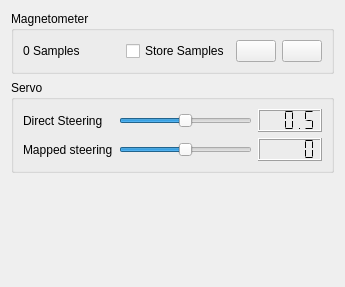
       <widget class="QWidget" name="tab_4">
        <attribute name="icon">
         <iconset resource="resources.qrc">
          <normaloff>:/models/Icons/Magnet-96.png</normaloff>:/models/Icons/Magnet-96.png</iconset>
        </attribute>
        <attribute name="title">
         <string/>
        </attribute>
        <attribute name="toolTip">
         <string>Calibration</string>
        </attribute>
        <layout class="QVBoxLayout" name="verticalLayout_9">
         <item>
          <widget class="QGroupBox" name="groupBox_2">
           <property name="title">
            <string>Magnetometer</string>
           </property>
           <layout class="QVBoxLayout" name="verticalLayout_6">
            <item>
             <layout class="QHBoxLayout" name="horizontalLayout_4">
              <item>
               <widget class="QLabel" name="magSampleLabel">
                <property name="text">
                 <string>0 Samples</string>
                </property>
               </widget>
              </item>
              <item>
               <spacer name="horizontalSpacer">
                <property name="orientation">
                 <enum>Qt::Horizontal</enum>
                </property>
                <property name="sizeHint" stdset="0">
                 <size>
                  <width>40</width>
                  <height>20</height>
                 </size>
                </property>
               </spacer>
              </item>
              <item>
               <widget class="QCheckBox" name="magSampleStoreBox">
                <property name="text">
                 <string>Store Samples</string>
                </property>
               </widget>
              </item>
              <item>
               <widget class="QPushButton" name="magSampleClearButton">
                <property name="toolTip">
                 <string>Clear</string>
                </property>
                <property name="text">
                 <string/>
                </property>
                <property name="icon">
                 <iconset resource="resources.qrc">
                  <normaloff>:/models/Icons/Delete2-96.png</normaloff>:/models/Icons/Delete2-96.png</iconset>
                </property>
               </widget>
              </item>
              <item>
               <widget class="QPushButton" name="magSampleSaveButton">
                <property name="toolTip">
                 <string>Save samples to file</string>
                </property>
                <property name="text">
                 <string/>
                </property>
                <property name="icon">
                 <iconset resource="resources.qrc">
                  <normaloff>:/models/Icons/Save as-96.png</normaloff>:/models/Icons/Save as-96.png</iconset>
                </property>
               </widget>
              </item>
             </layout>
            </item>
           </layout>
          </widget>
         </item>
         <item>
          <widget class="QGroupBox" name="groupBox_3">
           <property name="title">
            <string>Servo</string>
           </property>
           <layout class="QVBoxLayout" name="verticalLayout_7">
            <item>
             <layout class="QGridLayout" name="gridLayout">
              <item row="0" column="0">
               <widget class="QLabel" name="label_2">
                <property name="text">
                 <string>Direct Steering</string>
                </property>
               </widget>
              </item>
              <item row="0" column="1">
               <widget class="QSlider" name="servoDirectSlider">
                <property name="minimum">
                 <number>0</number>
                </property>
                <property name="maximum">
                 <number>1000</number>
                </property>
                <property name="singleStep">
                 <number>10</number>
                </property>
                <property name="value">
                 <number>500</number>
                </property>
                <property name="orientation">
                 <enum>Qt::Horizontal</enum>
                </property>
               </widget>
              </item>
              <item row="0" column="2">
               <widget class="QLCDNumber" name="servoDirectNumber">
                <property name="segmentStyle">
                 <enum>QLCDNumber::Flat</enum>
                </property>
                <property name="value" stdset="0">
                 <double>0.500000000000000</double>
                </property>
               </widget>
              </item>
              <item row="1" column="0">
               <widget class="QLabel" name="label_3">
                <property name="text">
                 <string>Mapped steering</string>
                </property>
               </widget>
              </item>
              <item row="1" column="2">
               <widget class="QLCDNumber" name="servoMappedNumber">
                <property name="segmentStyle">
                 <enum>QLCDNumber::Flat</enum>
                </property>
                <property name="value" stdset="0">
                 <double>0.000000000000000</double>
                </property>
               </widget>
              </item>
              <item row="1" column="1">
               <widget class="QSlider" name="servoMappedSlider">
                <property name="minimum">
                 <number>-1000</number>
                </property>
                <property name="maximum">
                 <number>1000</number>
                </property>
                <property name="singleStep">
                 <number>10</number>
                </property>
                <property name="value">
                 <number>0</number>
                </property>
                <property name="orientation">
                 <enum>Qt::Horizontal</enum>
                </property>
               </widget>
              </item>
             </layout>
            </item>
           </layout>
          </widget>
         </item>
         <item>
          <spacer name="verticalSpacer_2">
           <property name="orientation">
            <enum>Qt::Vertical</enum>
           </property>
           <property name="sizeHint" stdset="0">
            <size>
             <width>20</width>
             <height>103</height>
            </size>
           </property>
          </spacer>
         </item>
        </layout>
       </widget>
